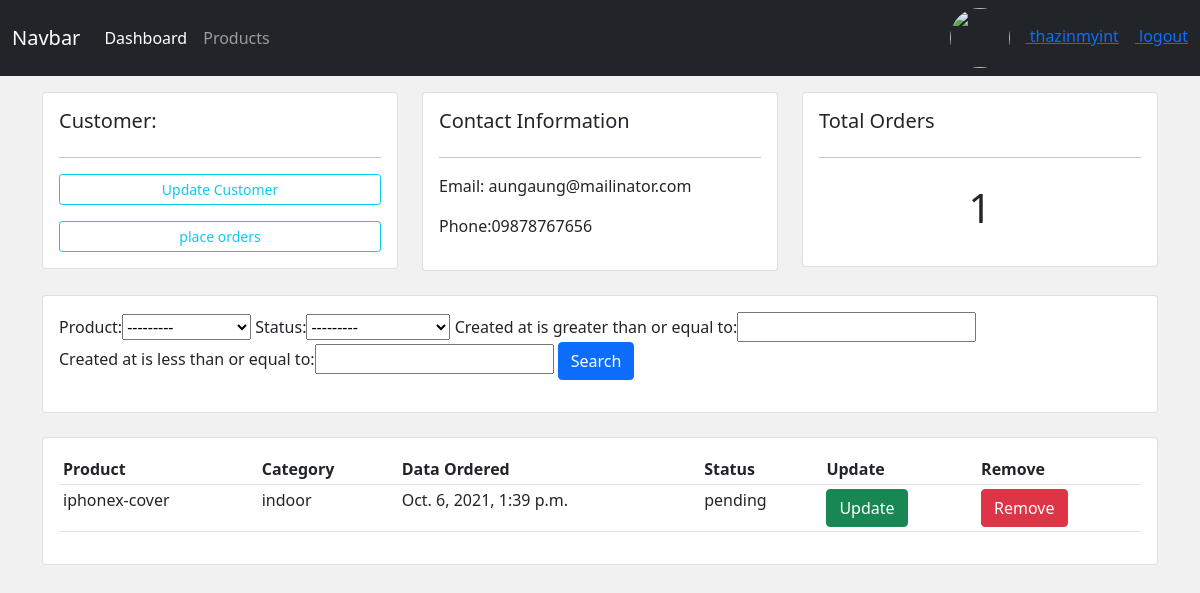
The app's page /customers/3 (signed in) with its own data.
### accounts/models.py (models this page shows, shortened)
class Customer(models.Model):
    user=models.OneToOneField(User,on_delete=models.CASCADE,null=True)
    profile_pic=models.ImageField(null=True,blank=True,upload_to='static/profiles',
    default="static/profiles/default.png")
    email=models.CharField(max_length=200,null=True)
    phone=models.CharField(max_length=200,null=True)
    created_at=models.DateTimeField(auto_now_add=True)

class Order(models.Model):
    status=(
        ('pending','Pending'),
        ('out for delivery','Out For Delivery'),
        ('delivered','Delivered')
    )
    customer=models.ForeignKey(Customer,null=True,on_delete=models.SET_NULL)
    product=models.ForeignKey(Product,null=True,on_delete=models.SET_NULL)
    created_at=models.DateTimeField(auto_now_add=True)
    status=models.CharField(max_length=200,null=True,choices=status)

class Product(models.Model):
    category=(
        ('indoor','In Door'),
        ('outdoor','Out Door')
    )
    name=models.CharField(max_length=200,null=True)
    price=models.FloatField(null=True)
    category=models.CharField(max_length=200,null=True,choices=category)
    description=models.CharField(max_length=200,null=True,blank=True)
    created_at=models.DateTimeField(auto_now_add=True)
    tags=models.ManyToManyField(Tag)
    def __str__(self):
        return self.name

### accounts/decorators.py (the view)
        def wrapper(request,*args, **kwargs):
            if request.user.groups.first().name in roles:
                return view_fun(request,*args, **kwargs) #orderCreate
            else:
                return HttpResponse('you are not authorized');

### accounts/views.py (called while the page is built)
@login_required(login_url='/login')
@allowed_roles(roles=['admin'])
def customers(request,id):
    customer=Customer.objects.get(id=id)
    orders=customer.order_set.all()
    order_count=orders.count()
    filterObj=OrderFilter(request.GET,queryset=orders)
    orders=filterObj.qs
    return render(request,'accounts/customers.html',{
        'customer':customer,
        'orders':orders,
        'order_count':order_count,
        'filterObj':filterObj
    })

### accounts/templates/accounts/customers.html
{% extends 'accounts/master.html' %}
{% block content %}
<div class="row">
    <div class="col-md">
        <div class="card card-body">
            <h5>Customer:</h5>
            <hr>
            <a class="btn btn-outline-info btn-sm btn-block" href="">Update
            Customer</a>
            <a class="btn btn-outline-info mt-3 btn-sm btn-block" href="{% url 'order.create' customer.id %}">
            place orders</a>
        </div>
    </div>
    <div class="col-md">
        <div class="card card-body">
            <h5>Contact Information</h5>
            <hr>
            <p>Email: {{customer.email}}</p>
            <p>Phone:{{customer.phone}}</p>
        </div>
    </div>
    <div class="col-md">
        <div class="card card-body">
            <h5>Total Orders</h5>
            <hr>
            <h1 style="text-align: center; padding: 10px">{{order_count}}</h1>
        </div>
    </div>
</div>
<br>
<div class="row">
    <div class="col">
        <div class="card card-body">
            <form method="get">
                {{filterObj.form}}
                <button class="btn btn-primary" type="submit">Search
                </button>
            </form>
        </div>
    </div>
</div>
<br>
<div class="row">
    <div class="col-md">
        <div class="card card-body">
            <table class="table table-sm">
                <tr>
                    <th>Product</th>
                    <th>Category</th>
                    <th>Data Ordered</th>
                    <th>Status</th>
                    <th>Update</th>
                    <th>Remove</th>
                </tr>
                {% for order in orders %}
                    <tr>
                        <td>{{order.product.name}}</td>
                        <td>{{order.product.category}}</td>
                        <td>{{order.created_at}}</td>
                        <td>{{order.status}}</td>
                        <td><a href="{% url 'order.update' order.id %}" class="btn btn-success">Update</a></td>
                        <td><a href="{% url 'order.delete' order.id %}" class="btn btn-danger">Remove</a></td>
                    </tr>
                {% endfor %}
            </table>
        </div>
    </div>
</div>
{% endblock content %}

### accounts/templates/accounts/components/navbar.html (shortened to what this page needs)
<nav class="navbar navbar-expand-lg navbar-dark bg-dark">
    <div class="container-fluid">
        <a class="navbar-brand" href="#">Navbar</a>
        <div class="collapse navbar-collapse" id="navbarNav">
        <ul class="navbar-nav">
        {% if request.user.is_staff %}
            <li class="nav-item">
                <a class="nav-link active" aria-current="page" href="{% url 'dashboard' %}">Dashboard</a>
            </li>
            <li class="nav-item">
                <a class="nav-link" href="{% url 'products' %}">Products</a>
            </li>
        {% else %}
            <li class="nav-item">
                <a class="nav-link" href="{% url 'customers.customer_profile' %}">Profile</a>
            </li>
        {% endif %}
        </ul>
        </div>
        {% if request.user.is_authenticated %}
        <div class="text-white">
            <a href="{% url 'customers.customer_profile_setting' %}">
                <img src="/{{request.user.customer.profile_pic}}" alt="" width="60px" height="60px"
                style="border-radius: 50%;" class="me-3">
                <span class="me-3">{{ request.user.username }}</span>
            </a>
            <a href="{% url 'logout' %}">logout</a>
        </div>
        {% else %}
        <div class="text-white">
            <a href="{% url 'login' %}" class="me-3">login</a>
            <a href="{% url 'register' %}">register</a>
        </div>
        {% endif %}
    </div>
</nav>

### accounts/static/accounts/css/style.css (style rules this page uses)
body { background-color: #f1f1f1; }

### records on screen
Customer: email "aungaung@mailinator.com", phone "09878767656"
Order: product.name "iphonex-cover", product.category "indoor", created_at "Oct. 6, 2021, 1:39 p.m.", status "pending"

### other values on screen
{{ request.user.username }} "thazinmyint"
{{ order_count }} "1"
